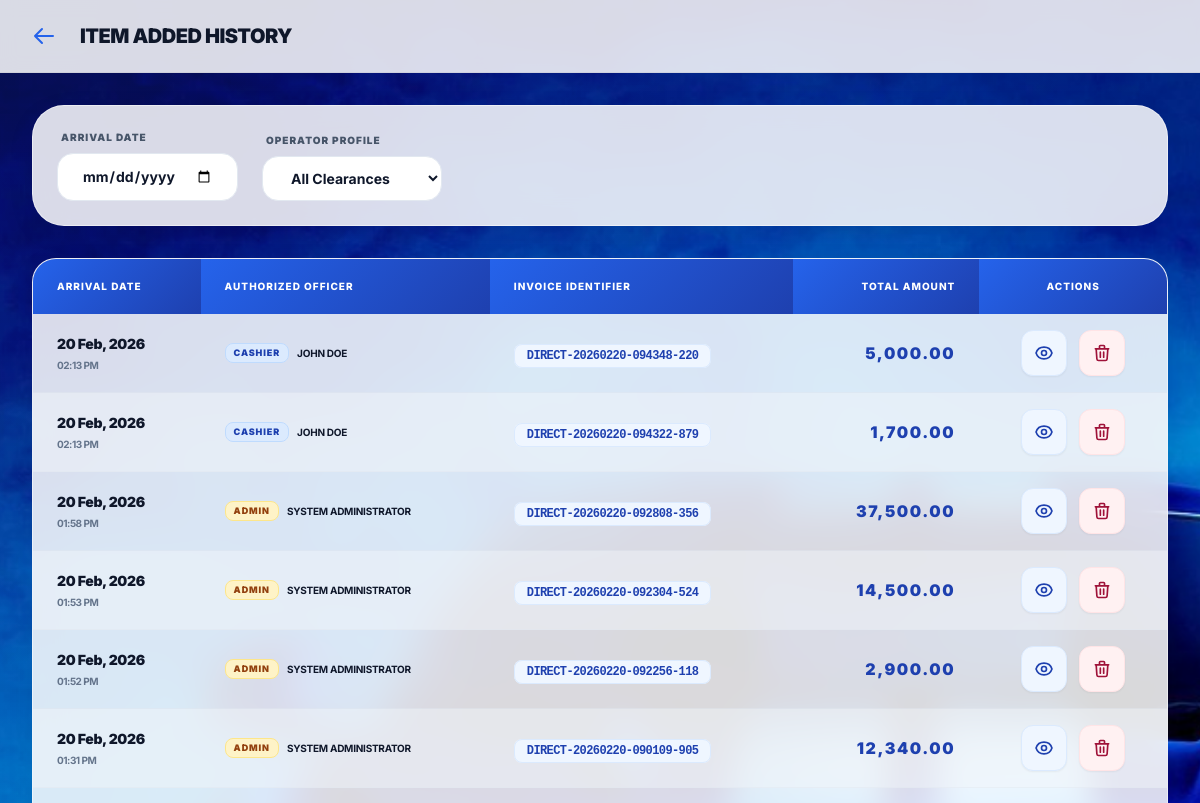
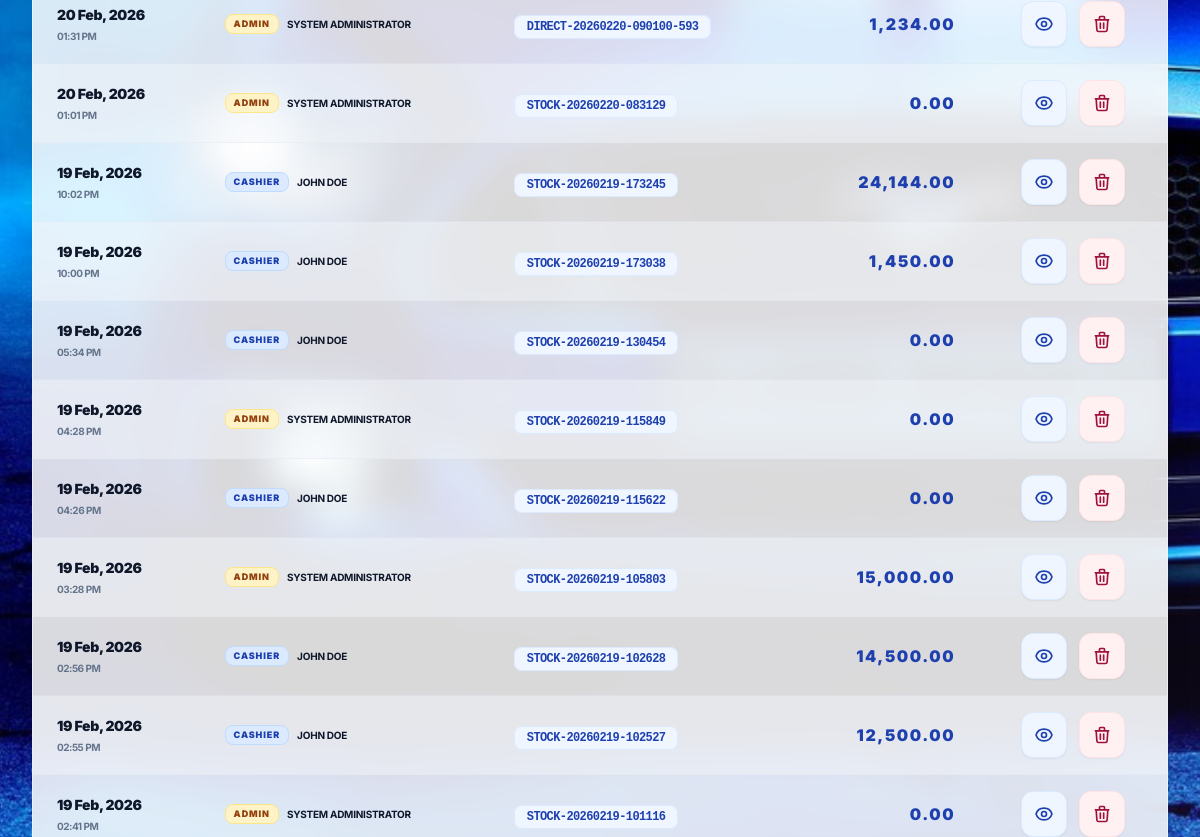
/admin/batchHistroy.php (signed in, upper part), run on an earlier commit of the app's database (2 pictures, top to bottom).
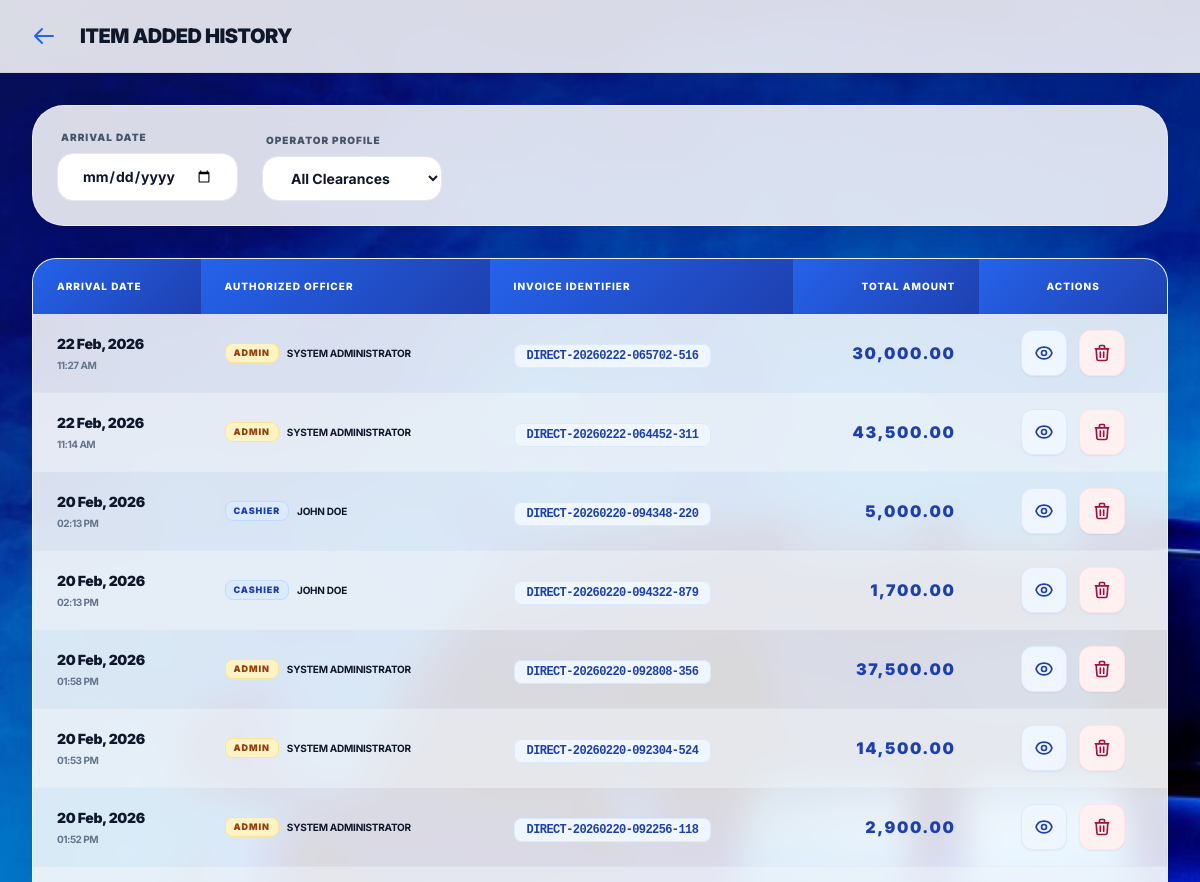
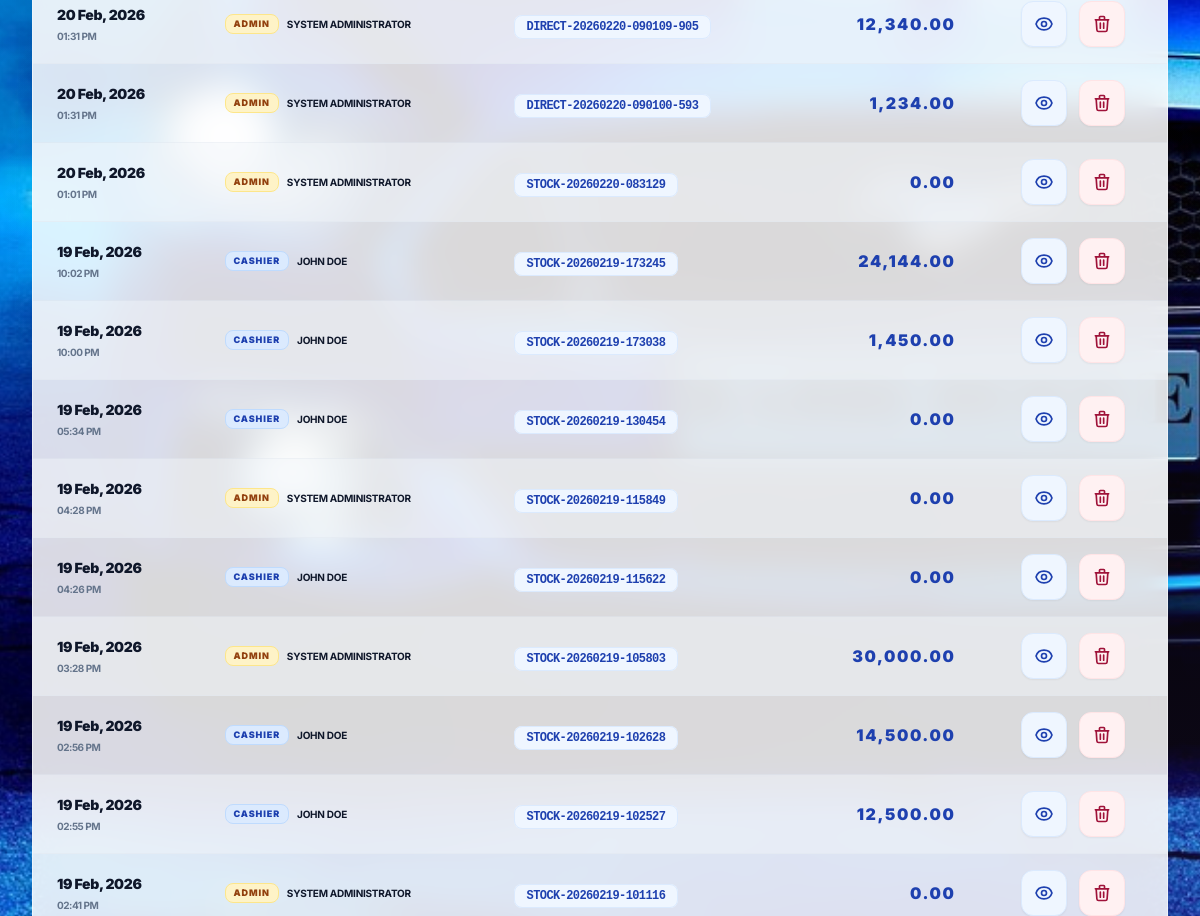
And on a later commit of the database (2 pictures, top to bottom).
### tables this page shows
CREATE TABLE `invoices` (
  `id` int(11) NOT NULL,
  `invoice_no` varchar(100) NOT NULL,
  `user_id` int(11) NOT NULL,
  `supplier_name` varchar(100) DEFAULT NULL,
  `invoice_date` date DEFAULT NULL,
  `total_amount` decimal(15,2) DEFAULT 0.00,
  `status` enum('draft','completed') DEFAULT 'draft',
  `created_at` datetime DEFAULT current_timestamp()
);

CREATE TABLE `users` (
  `id` int(11) NOT NULL,
  `emp_id` varchar(10) DEFAULT NULL,
  `full_name` varchar(100) NOT NULL,
  `username` varchar(50) NOT NULL,
  `password` varchar(255) NOT NULL,
  `role` enum('admin','cashier') NOT NULL DEFAULT 'cashier',
  `created_at` datetime DEFAULT current_timestamp()
);

### admin/batchHistroy.php (the view, shortened to what this page needs)
<?php
require_once '../includes/config.php';
?>
<!DOCTYPE html>
<html lang="en">
<head>
    <script src="https://cdn.tailwindcss.com"></script>
</head>
<body class="bg-main min-h-screen relative">
    <div class="colorful-overlay"></div>
    <nav class="glass-nav sticky top-0 z-30">
        <div class="px-4 md:px-6 py-4 flex justify-between items-center max-w-7xl mx-auto">
            <div class="flex items-center gap-4">
                <a href="<?php echo $_SESSION['role'] === 'admin' ? 'dashboard.php' : '../cashier/dashboard.php'; ?>" class="p-2 hover:bg-blue-50 rounded-xl transition-all text-blue-600">
                    <svg class="w-6 h-6" fill="none" stroke="currentColor" viewBox="0 0 24 24"><path stroke-linecap="round" stroke-linejoin="round" stroke-width="2" d="M10 19l-7-7m0 0l7-7m-7 7h18"></path></svg>
                </a>
                <h1 class="text-xl font-black text-slate-900 tracking-tight uppercase">Item Added History</h1>
            </div>
        </div>
    </nav>
    <main class="p-8 max-w-7xl mx-auto space-y-8 relative z-10">
        <div class="glass-card p-6 rounded-[2rem] flex flex-wrap items-center gap-6">
            <form method="GET" class="flex flex-wrap items-end gap-6 w-full">
                <div class="flex flex-col gap-2">
                    <label class="text-[10px] font-black text-slate-600 uppercase tracking-widest ml-1">Arrival Date</label>
                    <input type="date" name="date" onchange="this.form.submit()" value="<?php echo $_GET['date'] ?? ''; ?>" class="px-6 py-3 rounded-2xl text-sm font-bold w-full md:w-auto border border-slate-200">
                </div>
                <div class="flex flex-col gap-2">
                    <label class="text-[10px] font-black text-slate-600 uppercase tracking-widest ml-1">Operator Profile</label>
                    <select name="role" onchange="this.form.submit()" class="px-6 py-3 rounded-2xl text-sm font-bold min-w-[180px] border border-slate-200">
                        <option value="">All Clearances</option>
                    </select>
                </div>
            </form>
        </div>
        <div class="glass-card overflow-hidden">
            <div class="overflow-x-auto">
                <table class="w-full text-left border-collapse min-w-[800px]">
                    <thead>
                        <tr>
                            <th class="px-8 py-6">Arrival Date</th>
                            <th class="px-8 py-6">Authorized Officer</th>
                            <th class="px-8 py-6">Invoice Identifier</th>
                            <th class="px-8 py-6 text-right">Total Amount</th>
                            <th class="px-8 py-6 text-center">Actions</th>
                        </tr>
                    </thead>
                    <tbody class="divide-y divide-slate-100">
                        <?php
                        $where = "WHERE 1=1";
                        $params = [];
                        $sql = "SELECT i.*, u.full_name, u.role
                                FROM invoices i
                                JOIN users u ON i.user_id = u.id
                                $where
                                ORDER BY i.created_at DESC";
                        $stmt = $pdo->prepare($sql);
                        $stmt->execute($params);
                        $found = false;
                        while($row = $stmt->fetch()): $found = true;
                        ?>
                        <tr class="hover:bg-slate-50 transition-all group">
                            <td class="px-8 py-6">
                                <p class="text-sm font-black text-slate-900 tracking-tight"><?php echo date('d M, Y', strtotime($row['created_at'])); ?></p>
                                <p class="text-[10px] font-bold text-slate-500 uppercase tracking-tighter mt-1"><?php echo date('h:i A', strtotime($row['created_at'])); ?></p>
                            </td>
                            <td class="px-8 py-6">
                                <div class="flex items-center gap-2">
                                    <span class="px-2 py-0.5 rounded-lg text-[9px] font-black uppercase tracking-widest <?php echo $row['role'] === 'admin' ? 'bg-amber-100 text-amber-800 border border-amber-200' : 'bg-blue-100 text-blue-800 border border-blue-200'; ?>">
                                        <?php echo $row['role']; ?>
                                    </span>
                                    <p class="text-[10px] font-bold text-slate-900 uppercase tracking-tight"><?php echo htmlspecialchars($row['full_name']); ?></p>
                                </div>
                            </td>
                            <td class="px-8 py-6">
                                <span class="font-mono text-xs font-black text-blue-800 tracking-tighter uppercase px-3 py-1 bg-blue-50 rounded-lg border border-blue-100"><?php echo htmlspecialchars($row['invoice_no']); ?></span>
                            </td>
                            <td class="px-8 py-6 text-right">
                                <p class="text-base font-black text-blue-800 tracking-widest"><?php echo number_format($row['total_amount'], 2); ?></p>
                            </td>
                            <td class="px-8 py-6">
                                <div class="flex justify-center items-center gap-3">
                                    <button onclick="viewBatch(<?php echo $row['id']; ?>)" class="p-3 bg-blue-50 text-blue-800 border border-blue-100 rounded-xl hover:bg-blue-600 hover:text-white transition-all shadow-sm active:scale-95" title="View Manifest">
                                    </button>
                                    <?php if($_SESSION['role'] === 'admin'): ?>
                                    <button onclick="deleteBatch(<?php echo $row['id']; ?>)" class="p-3 bg-rose-50 text-rose-800 border border-rose-100 rounded-xl hover:bg-rose-600 hover:text-white transition-all shadow-sm active:scale-95" title="Purge Record">
                                        <svg class="w-5 h-5" fill="none" stroke="currentColor" viewBox="0 0 24 24"><path stroke-linecap="round" stroke-linejoin="round" stroke-width="2" d="M19 7l-.867 12.142A2 2 0 0116.138 21H7.862a2 2 0 01-1.995-1.858L5 7m5 4v6m4-6v6m1-10V4a1 1 0 00-1-1h-4a1 1 0 00-1 1v3M4 7h16"/></svg>
                                    </button>
                                    <?php endif; ?>
                                </div>
                            </td>
                        </tr>
                        <?php endwhile; if(!$found): ?>
                        <tr><td colspan="5" class="px-8 py-12 text-center text-blue-900 font-black uppercase tracking-[0.2em] italic">No transaction logs captured for this period.</td></tr>
                        <?php endif; ?>
                    </tbody>
                </table>
            </div>
        </div>
    </main>
</body>
</html>

### admin/batchHistroy.php (style rules this page uses)
body { font-family: 'Inter', sans-serif; background: #f8fafc; color: #0f172a; }
.bg-main { background: url('public/admin_background.jpg'); background-size: cover; background-position: center; background-attachment: fixed; min-height: 100vh; }
.colorful-overlay { position: fixed; top: 0; left: 0; width: 100%; height: 100%; background: radial-gradient(circle at 0% 0%, rgba(37, 99, 235, 0.15) 0%, transparent 50%), radial-gradient(circle at 100% 100%, rgba(139, 92, 246, 0.15) 0%, transparent 50%), radial-gradient(circle at 50% 50%, rgba(236, 72, 153, 0.05) 0%, transparent 50%); pointer-events: none; z-index: 0; }
.glass-card { background: rgba(255, 255, 255, 0.85); backdrop-filter: blur(16px); -webkit-backdrop-filter: blur(16px); border: 1px solid rgba(255, 255, 255, 0.5); border-radius: 1.5rem; box-shadow: 0 8px 32px -4px rgba(0, 0, 0, 0.08); }
.glass-nav { background: rgba(255, 255, 255, 0.85); backdrop-filter: blur(10px); border-bottom: 1px solid rgba(0, 0, 0, 0.05); }
input, select { background: white !important; border: 1px solid #e2e8f0 !important; color: #0f172a !important; outline: none !important; }
th { background: linear-gradient(135deg, #2563eb 0%, #1e40af 100%); color: white !important; font-weight: 800; text-transform: uppercase; letter-spacing: 0.1em; padding: 1.25rem 1.5rem !important; font-size: 10px; }
tr:nth-child(even) { background-color: rgba(241, 245, 249, 0.5); }
td { padding: 1rem 1.5rem !important; border-bottom: 1px solid rgba(226, 232, 240, 0.5); color: #0f172a; }

What changed in the data, as far as the page shows it:
added invoices: created_at "22 Feb, 2026", created_at "11:27 AM", user.role "ADMIN", user.full_name "SYSTEM ADMINISTRATOR", invoice_no "DIRECT-20260222-065702-516", total_amount "30,000.00"
added invoices: created_at "22 Feb, 2026", created_at "11:14 AM", user.role "ADMIN", user.full_name "SYSTEM ADMINISTRATOR", invoice_no "DIRECT-20260222-064452-311", total_amount "43,500.00"
changed invoices "STOCK-20260219-105803": total_amount "15,000.00" → "30,000.00"
